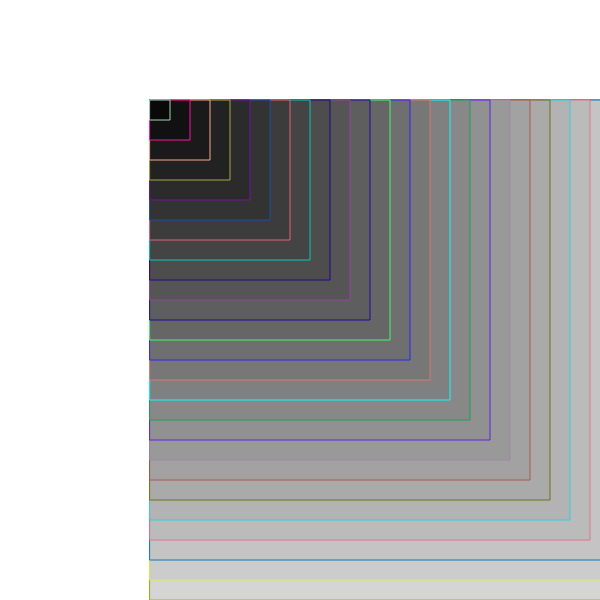
Frame 1 (no input)
Frame 60 (no input): identical to frame 1, image omitted
Frame 120 (the mouse pressed at the canvas centre since frame 60): identical to frame 1, image omitted

The p5.js sketch that drew this single still picture (run headless with seeded random() and noise() and a simulated clock; from frame 60 on, the mouse is pressed at the canvas centre):

// p5.js sketch
// ── sketch.js
//
//Gradients Code Example
//
function setup() {
  createCanvas(600, 600);
  var w = width;
  while (w > 0) {
    stroke(random(0,255),random(0,255),random(0,255));
    grad = map(w, 0, width, 0, 255)
    print(grad);
    fill(grad);
   rect(width / 4, height / 6, w, w);
    w = w - 20;
  }
}
function draw() {
}
